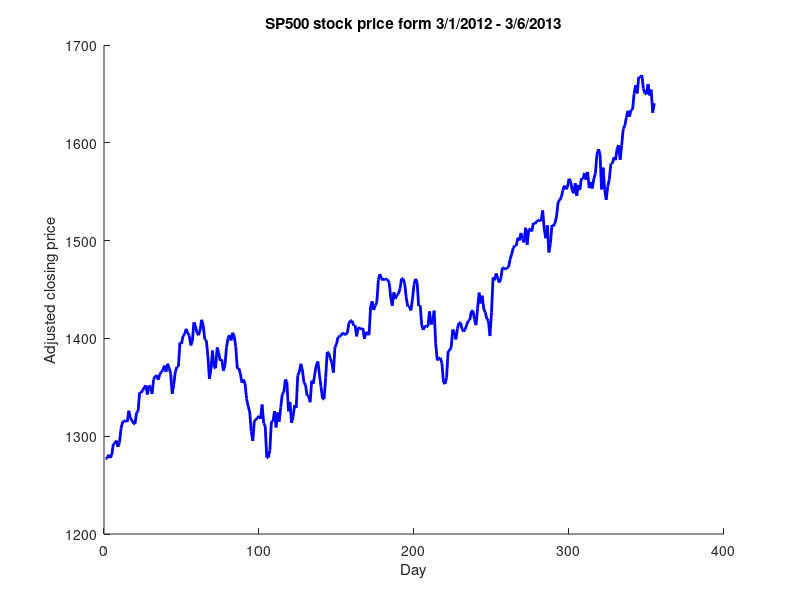

The MATLAB source for this figure: (Note: this script raises an error after producing the figure.)
clc;
clear;
% format long;

K = csvread('500GSPC.csv', 1, 1);
n = size(K(:, 5), 1);

hold on
x = 1 : n;
y = K(:, 5);
plot(x, y, '-b', 'LineWidth', 2);
xlabel('Day');
ylabel('Adjusted closing price');
title('SP500 stock price form 3/1/2012 - 3/6/2013');

q = 2;

for i = 1 : n
    for j = 1 : q+1
        A(i, j) = x(i) ^ (q+1-j);
    end
end

alpha = Sherman_Morrison(A, y);


dx = (x(n) - x(1)) / n;
for j = 1:n
    xx(j) = dx * j;
    yy(j) = 0;
    for k = 1 : q+1
        yy(j) = yy(j) + alpha(k) * xx(j)^(q+1-k);
    end
end

plot(xx, yy, 'g-', 'LineWidth', 2);
L1Norm = norm((y-yy(1:n)'), 1);
L2Norm = norm((y-yy(1:n)'), 2);
LinfNorm = norm((y-yy(1:n)'), Inf);

fprintf('L1 Norm | %f\n degree | %d\n', L1Norm, q);
fprintf('L2 Norm | %f\n degree | %d\n', L2Norm, q);
fprintf('Linf Norm | %f\n degree | %d\n', LinfNorm, q);